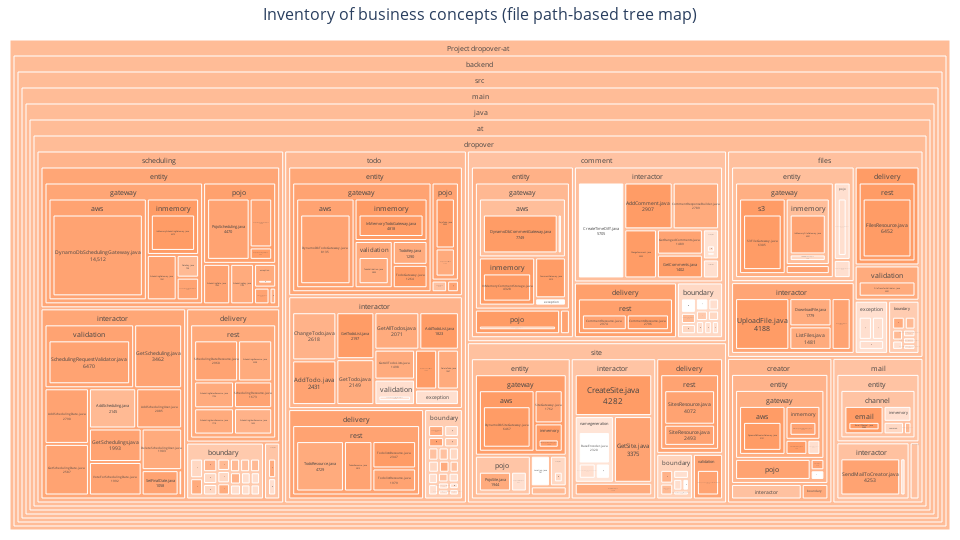

The notebook cell this image was saved under:
### Markdown cell above
Create treemap for business concepts based on filesystem structure

### Code cell
fig = create_treemap(results_df, 'business', 'file_path', business_colorscale)
fig.show()

### Figure 1 — Plotly figure (JSON) as saved in the notebook; plotly's stock layout.template omitted (floating-point values rounded to 4 significant figures; data arrays with more than 128 entries replaced by an {"elided": "..."} marker saying what was removed)
{"data": [{"branchvalues": "total", "customdata": {"elided": "271 str values"}, "hovertemplate": "<b>%{label}</b><br>%{customdata}<extra></extra>", "ids": {"elided": "271 str values"}, "labels": {"elided": "271 str values"}, "marker": {"cmax": 1, "cmin": 0, "colors": {"elided": "271 float values"}, "colorscale": [[0, "#ffffff"], [0.01, "#ffe6d9"], [1, "#ff9c66"]]}, "parents": {"elided": "271 str values"}, "textfont": {"size": 8}, "textinfo": "label+value", "textposition": "middle center", "type": "treemap", "values": {"elided": "271 int values"}}], "layout": {"height": 540, "margin": {"b": 10, "l": 10, "r": 10, "t": 40}, "title": {"font": {"size": 16}, "text": "Inventory of business concepts (file path-based tree map)", "x": 0.5, "xanchor": "center"}, "width": 960}}
